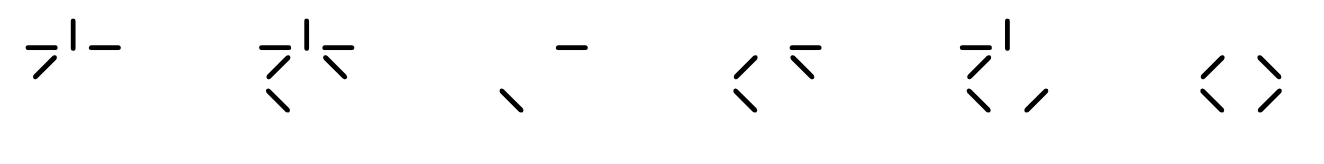
#> input picture src/c5/characters.png, 1324 x 164 px
$ python create_truths.py
#> lines starting #> are read from the running program, lines starting #| are printed output that depends on the picture
import cv2
import numpy as np

def isolate(img):
    # Define threshold for black color
    black_threshold = 30
    padding = 0

    # Initialize list to store coordinates of black pixels
    black_pixels = []

    # Loop through each pixel in the image
    for i in range(img.shape[0]):
        for j in range(img.shape[1]):
            # Get color value of pixel
            color = img[i,j]

            # Check if color is close to black
            if (color[0] < black_threshold) and (color[1] < black_threshold) and (color[2] < black_threshold):
                # Pixel is black, store its coordinates
                black_pixels.append([i,j])


    black_pixels = np.array(black_pixels)
    x_min = black_pixels[:,0].min()
    x_max = black_pixels[:,0].max()
    y_min = black_pixels[:,1].min()
    y_max = black_pixels[:,1].max()

    return img[x_min-padding:x_max+padding, y_min-padding:y_max+padding]

image = cv2.imread('characters.png')
#> image is the input picture: shape (164, 1324, 3); min 0, max 255, mean 250.5

chunks = np.array_split(image, 6, axis=1)
#> chunks = 6 items

for i in range(len(chunks)):
    cv2.imwrite(f'{i+1}.png', isolate(chunks[i]))
#> this loop made 6 passes
#> pass 1, `cv2.imwrite(f'{i+1}.png', isolate(chunks[i]))`:
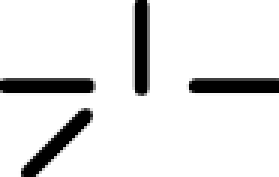
#> saved as 1.png: shape (59, 93, 3) (shown 3 times larger); min 0, max 255, mean 227.7
#> pass 2, `cv2.imwrite(f'{i+1}.png', isolate(chunks[i]))`:
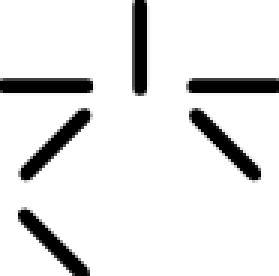
#> saved as 2.png: shape (92, 93, 3) (shown 3 times larger); min 0, max 255, mean 228.3
